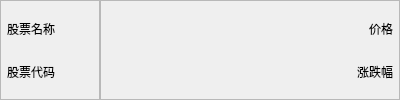
<?xml version="1.0" encoding="UTF-8"?>
<ui version="4.0">
 <class>StockCardWidget</class>
 <widget class="QWidget" name="StockCardWidget">
  <property name="geometry">
   <rect>
    <x>0</x>
    <y>0</y>
    <width>400</width>
    <height>100</height>
   </rect>
  </property>
  <property name="windowTitle">
   <string>Form</string>
  </property>
  <layout class="QHBoxLayout" name="horizontalLayout">
   <property name="spacing">
    <number>0</number>
   </property>
   <property name="leftMargin">
    <number>0</number>
   </property>
   <property name="topMargin">
    <number>0</number>
   </property>
   <property name="rightMargin">
    <number>0</number>
   </property>
   <property name="bottomMargin">
    <number>0</number>
   </property>
   <item>
    <widget class="QFrame" name="frame_stock">
     <property name="minimumSize">
      <size>
       <width>100</width>
       <height>0</height>
      </size>
     </property>
     <property name="frameShape">
      <enum>QFrame::StyledPanel</enum>
     </property>
     <property name="frameShadow">
      <enum>QFrame::Raised</enum>
     </property>
     <layout class="QVBoxLayout" name="verticalLayout">
      <property name="leftMargin">
       <number>6</number>
      </property>
      <property name="topMargin">
       <number>9</number>
      </property>
      <property name="rightMargin">
       <number>0</number>
      </property>
      <item>
       <widget class="QLabel" name="label_stock_name">
        <property name="text">
         <string>股票名称</string>
        </property>
       </widget>
      </item>
      <item>
       <widget class="QLabel" name="label_stock_code">
        <property name="text">
         <string>股票代码</string>
        </property>
       </widget>
      </item>
     </layout>
    </widget>
   </item>
   <item>
    <widget class="QFrame" name="frame_other">
     <property name="frameShape">
      <enum>QFrame::StyledPanel</enum>
     </property>
     <property name="frameShadow">
      <enum>QFrame::Raised</enum>
     </property>
    </widget>
   </item>
   <item>
    <widget class="QFrame" name="frame_price">
     <property name="sizePolicy">
      <sizepolicy hsizetype="Preferred" vsizetype="Expanding">
       <horstretch>0</horstretch>
       <verstretch>0</verstretch>
      </sizepolicy>
     </property>
     <property name="minimumSize">
      <size>
       <width>60</width>
       <height>0</height>
      </size>
     </property>
     <property name="frameShape">
      <enum>QFrame::StyledPanel</enum>
     </property>
     <property name="frameShadow">
      <enum>QFrame::Raised</enum>
     </property>
     <layout class="QVBoxLayout" name="verticalLayout_2">
      <property name="leftMargin">
       <number>0</number>
      </property>
      <property name="topMargin">
       <number>9</number>
      </property>
      <property name="rightMargin">
       <number>6</number>
      </property>
      <property name="bottomMargin">
       <number>9</number>
      </property>
      <item>
       <widget class="QLabel" name="label_price">
        <property name="text">
         <string>价格</string>
        </property>
        <property name="alignment">
         <set>Qt::AlignRight|Qt::AlignTrailing|Qt::AlignVCenter</set>
        </property>
       </widget>
      </item>
      <item>
       <widget class="QLabel" name="label_change_percent">
        <property name="sizePolicy">
         <sizepolicy hsizetype="Expanding" vsizetype="Preferred">
          <horstretch>0</horstretch>
          <verstretch>0</verstretch>
         </sizepolicy>
        </property>
        <property name="text">
         <string>涨跌幅</string>
        </property>
        <property name="alignment">
         <set>Qt::AlignRight|Qt::AlignTrailing|Qt::AlignVCenter</set>
        </property>
       </widget>
      </item>
     </layout>
    </widget>
   </item>
  </layout>
 </widget>
 <resources/>
 <connections/>
</ui>
